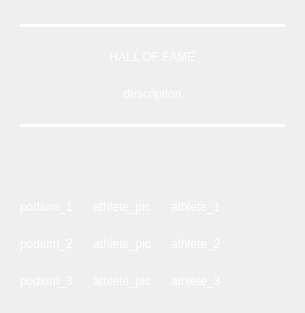
<?xml version="1.0" encoding="UTF-8"?>
<ui version="4.0">
 <class>Form</class>
 <widget class="QWidget" name="Form">
  <property name="geometry">
   <rect>
    <x>0</x>
    <y>0</y>
    <width>305</width>
    <height>313</height>
   </rect>
  </property>
  <property name="sizePolicy">
   <sizepolicy hsizetype="Expanding" vsizetype="Preferred">
    <horstretch>0</horstretch>
    <verstretch>0</verstretch>
   </sizepolicy>
  </property>
  <property name="windowTitle">
   <string>Form</string>
  </property>
  <property name="autoFillBackground">
   <bool>true</bool>
  </property>
  <property name="styleSheet">
   <string notr="true">QLabel {color: white;}</string>
  </property>
  <layout class="QGridLayout" name="gridLayout">
   <property name="leftMargin">
    <number>20</number>
   </property>
   <property name="topMargin">
    <number>10</number>
   </property>
   <property name="rightMargin">
    <number>20</number>
   </property>
   <property name="bottomMargin">
    <number>10</number>
   </property>
   <property name="horizontalSpacing">
    <number>20</number>
   </property>
   <property name="verticalSpacing">
    <number>9</number>
   </property>
   <item row="9" column="2">
    <widget class="QLabel" name="athlete_2">
     <property name="sizePolicy">
      <sizepolicy hsizetype="Preferred" vsizetype="Fixed">
       <horstretch>0</horstretch>
       <verstretch>0</verstretch>
      </sizepolicy>
     </property>
     <property name="text">
      <string>athlete_2</string>
     </property>
     <property name="margin">
      <number>2</number>
     </property>
    </widget>
   </item>
   <item row="10" column="1">
    <widget class="QLabel" name="athlete_3_pic">
     <property name="sizePolicy">
      <sizepolicy hsizetype="Fixed" vsizetype="Preferred">
       <horstretch>0</horstretch>
       <verstretch>0</verstretch>
      </sizepolicy>
     </property>
     <property name="text">
      <string>athlete_pic</string>
     </property>
     <property name="alignment">
      <set>Qt::AlignCenter</set>
     </property>
     <property name="margin">
      <number>2</number>
     </property>
    </widget>
   </item>
   <item row="10" column="2">
    <widget class="QLabel" name="athlete_3">
     <property name="sizePolicy">
      <sizepolicy hsizetype="Preferred" vsizetype="Fixed">
       <horstretch>0</horstretch>
       <verstretch>0</verstretch>
      </sizepolicy>
     </property>
     <property name="text">
      <string>athlete_3</string>
     </property>
     <property name="margin">
      <number>2</number>
     </property>
    </widget>
   </item>
   <item row="8" column="1">
    <widget class="QLabel" name="athlete_1_pic">
     <property name="sizePolicy">
      <sizepolicy hsizetype="Fixed" vsizetype="Preferred">
       <horstretch>0</horstretch>
       <verstretch>0</verstretch>
      </sizepolicy>
     </property>
     <property name="text">
      <string>athlete_pic</string>
     </property>
     <property name="alignment">
      <set>Qt::AlignCenter</set>
     </property>
     <property name="margin">
      <number>2</number>
     </property>
    </widget>
   </item>
   <item row="8" column="2">
    <widget class="QLabel" name="athlete_1">
     <property name="sizePolicy">
      <sizepolicy hsizetype="Preferred" vsizetype="Fixed">
       <horstretch>0</horstretch>
       <verstretch>0</verstretch>
      </sizepolicy>
     </property>
     <property name="text">
      <string>athlete_1</string>
     </property>
     <property name="margin">
      <number>2</number>
     </property>
    </widget>
   </item>
   <item row="5" column="0" colspan="3">
    <widget class="Line" name="line_2">
     <property name="sizePolicy">
      <sizepolicy hsizetype="Expanding" vsizetype="Fixed">
       <horstretch>0</horstretch>
       <verstretch>0</verstretch>
      </sizepolicy>
     </property>
     <property name="styleSheet">
      <string notr="true">color: white</string>
     </property>
     <property name="frameShadow">
      <enum>QFrame::Plain</enum>
     </property>
     <property name="lineWidth">
      <number>8</number>
     </property>
     <property name="orientation">
      <enum>Qt::Horizontal</enum>
     </property>
    </widget>
   </item>
   <item row="9" column="1">
    <widget class="QLabel" name="athlete_2_pic">
     <property name="sizePolicy">
      <sizepolicy hsizetype="Fixed" vsizetype="Preferred">
       <horstretch>0</horstretch>
       <verstretch>0</verstretch>
      </sizepolicy>
     </property>
     <property name="text">
      <string>athlete_pic</string>
     </property>
     <property name="alignment">
      <set>Qt::AlignCenter</set>
     </property>
     <property name="margin">
      <number>2</number>
     </property>
    </widget>
   </item>
   <item row="8" column="0">
    <widget class="QLabel" name="podium_1">
     <property name="sizePolicy">
      <sizepolicy hsizetype="Fixed" vsizetype="Preferred">
       <horstretch>0</horstretch>
       <verstretch>0</verstretch>
      </sizepolicy>
     </property>
     <property name="text">
      <string>podium_1</string>
     </property>
     <property name="margin">
      <number>2</number>
     </property>
    </widget>
   </item>
   <item row="10" column="0">
    <widget class="QLabel" name="podium_3">
     <property name="text">
      <string>podium_3</string>
     </property>
     <property name="margin">
      <number>2</number>
     </property>
    </widget>
   </item>
   <item row="9" column="0">
    <widget class="QLabel" name="podium_2">
     <property name="sizePolicy">
      <sizepolicy hsizetype="Fixed" vsizetype="Preferred">
       <horstretch>0</horstretch>
       <verstretch>0</verstretch>
      </sizepolicy>
     </property>
     <property name="text">
      <string>podium_2</string>
     </property>
     <property name="margin">
      <number>2</number>
     </property>
    </widget>
   </item>
   <item row="2" column="0" colspan="3">
    <widget class="QLabel" name="hall_of_fame">
     <property name="sizePolicy">
      <sizepolicy hsizetype="Preferred" vsizetype="Fixed">
       <horstretch>0</horstretch>
       <verstretch>0</verstretch>
      </sizepolicy>
     </property>
     <property name="styleSheet">
      <string notr="true">c</string>
     </property>
     <property name="text">
      <string>HALL OF FAME</string>
     </property>
     <property name="alignment">
      <set>Qt::AlignCenter</set>
     </property>
    </widget>
   </item>
   <item row="7" column="0">
    <spacer name="verticalSpacer">
     <property name="orientation">
      <enum>Qt::Vertical</enum>
     </property>
     <property name="sizeType">
      <enum>QSizePolicy::Preferred</enum>
     </property>
     <property name="sizeHint" stdset="0">
      <size>
       <width>20</width>
       <height>50</height>
      </size>
     </property>
    </spacer>
   </item>
   <item row="0" column="0" colspan="3">
    <widget class="Line" name="line_1">
     <property name="sizePolicy">
      <sizepolicy hsizetype="Expanding" vsizetype="Fixed">
       <horstretch>0</horstretch>
       <verstretch>0</verstretch>
      </sizepolicy>
     </property>
     <property name="styleSheet">
      <string notr="true">color: white</string>
     </property>
     <property name="frameShadow">
      <enum>QFrame::Plain</enum>
     </property>
     <property name="lineWidth">
      <number>8</number>
     </property>
     <property name="orientation">
      <enum>Qt::Horizontal</enum>
     </property>
    </widget>
   </item>
   <item row="3" column="0" colspan="3">
    <widget class="QLabel" name="description">
     <property name="sizePolicy">
      <sizepolicy hsizetype="Preferred" vsizetype="Fixed">
       <horstretch>0</horstretch>
       <verstretch>0</verstretch>
      </sizepolicy>
     </property>
     <property name="text">
      <string>description</string>
     </property>
     <property name="alignment">
      <set>Qt::AlignBottom|Qt::AlignHCenter</set>
     </property>
    </widget>
   </item>
  </layout>
 </widget>
 <resources/>
 <connections/>
</ui>
